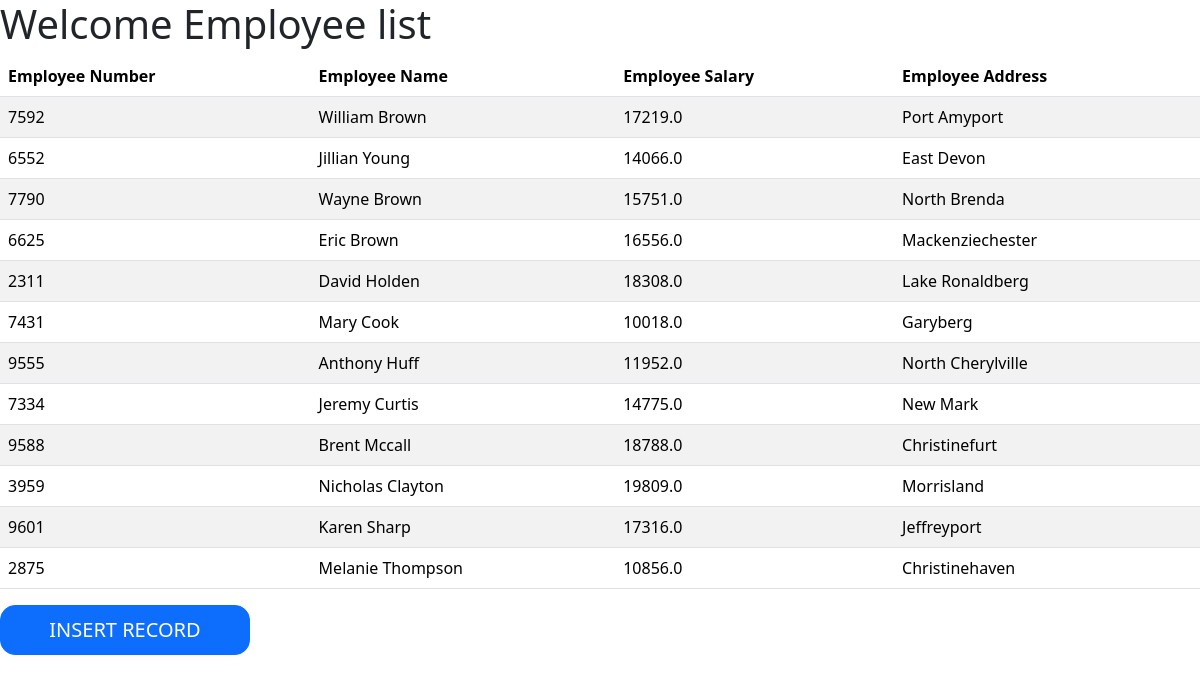
The page / on the database its author committed.
### testApp/models.py (models this page shows)
class Employee(models.Model):
    eno= models.IntegerField()
    ename=models.CharField(max_length=30)
    esal=models.FloatField()
    eaddr=models.CharField(max_length=120)

### testApp/views.py (the view)
# urls.py: path('', views.Employee_views),
def Employee_views(request):
    emp_list= Employee.objects.all()
    return render(request, 'testApp/index.html', {'emp_list': emp_list})

### template/testApp/index.html (shortened to what this page needs)
<!DOCTYPE html>
{% load static %}
<html>
    <head>
        <link href="https://cdn.jsdelivr.net/npm/bootstrap@5.3.2/dist/css/bootstrap.min.css" rel="stylesheet"
>
        <link rel="stylesheet" href="{% static 'css/crud.css' %}">
    </head>
    <body>
    <h1> Welcome Employee list</h1>
    <table class="table table-striped">
        <thead>
         <th> Employee Number</th>
         <th> Employee Name</th>
         <th> Employee Salary </th>
         <th> Employee Address</th>
        </thead>
        {% for emp in emp_list %}
        <tr>
            <td> {{emp.eno}}</td>
            <td> {{emp.ename}}</td>
            <td> {{emp.esal}}</td>
            <td> {{emp.eaddr}}</td>
        </tr>
        {% endfor %}
    </table>
    <a href="/insert"><input type="button" class="btn btn-primary btn-lg" value="Insert Record"></a>
    </body>
</html>

### static/css/crud.css (style rules this page uses)
.btn { width: 250px; height: 50px; border-radius: 15px; align-items: center; margin: auto; }
.btn { width: 250px; height: 50px; border-radius: 15px; text-align: center; text-transform: uppercase; }

### rows shown on the page
Employee: eno "7592", ename "William Brown", esal "17219.0", eaddr "Port Amyport"
Employee: eno "6552", ename "Jillian Young", esal "14066.0", eaddr "East Devon"
Employee: eno "7790", ename "Wayne Brown", esal "15751.0", eaddr "North Brenda"
Employee: eno "6625", ename "Eric Brown", esal "16556.0", eaddr "Mackenziechester"
Employee: eno "2311", ename "David Holden", esal "18308.0", eaddr "Lake Ronaldberg"
Employee: eno "7431", ename "Mary Cook", esal "10018.0", eaddr "Garyberg"
Employee: eno "9555", ename "Anthony Huff", esal "11952.0", eaddr "North Cherylville"
Employee: eno "7334", ename "Jeremy Curtis", esal "14775.0", eaddr "New Mark"
Employee: eno "9588", ename "Brent Mccall", esal "18788.0", eaddr "Christinefurt"
Employee: eno "3959", ename "Nicholas Clayton", esal "19809.0", eaddr "Morrisland"
Employee: eno "9601", ename "Karen Sharp", esal "17316.0", eaddr "Jeffreyport"
Employee: eno "2875", ename "Melanie Thompson", esal "10856.0", eaddr "Christinehaven"
